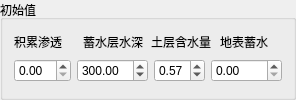
           <widget class="QGroupBox" name="groupBox">
            <property name="sizePolicy">
             <sizepolicy hsizetype="Minimum" vsizetype="Fixed">
              <horstretch>0</horstretch>
              <verstretch>0</verstretch>
             </sizepolicy>
            </property>
            <property name="title">
             <string>初始值</string>
            </property>
            <layout class="QHBoxLayout" name="horizontalLayout_14">
             <item>
              <layout class="QVBoxLayout" name="verticalLayout_3">
               <item>
                <layout class="QHBoxLayout" name="horizontalLayout">
                 <item>
                  <widget class="QLabel" name="label_5">
                   <property name="sizePolicy">
                    <sizepolicy hsizetype="Preferred" vsizetype="Fixed">
                     <horstretch>0</horstretch>
                     <verstretch>0</verstretch>
                    </sizepolicy>
                   </property>
                   <property name="text">
                    <string>积累渗透</string>
                   </property>
                  </widget>
                 </item>
                 <item>
                  <widget class="QLabel" name="label_4">
                   <property name="sizePolicy">
                    <sizepolicy hsizetype="Preferred" vsizetype="Fixed">
                     <horstretch>0</horstretch>
                     <verstretch>0</verstretch>
                    </sizepolicy>
                   </property>
                   <property name="text">
                    <string>蓄水层水深</string>
                   </property>
                  </widget>
                 </item>
                 <item>
                  <widget class="QLabel" name="label_3">
                   <property name="sizePolicy">
                    <sizepolicy hsizetype="Preferred" vsizetype="Fixed">
                     <horstretch>0</horstretch>
                     <verstretch>0</verstretch>
                    </sizepolicy>
                   </property>
                   <property name="text">
                    <string>土层含水量</string>
                   </property>
                  </widget>
                 </item>
                 <item>
                  <widget class="QLabel" name="label_2">
                   <property name="sizePolicy">
                    <sizepolicy hsizetype="Preferred" vsizetype="Fixed">
                     <horstretch>0</horstretch>
                     <verstretch>0</verstretch>
                    </sizepolicy>
                   </property>
                   <property name="text">
                    <string>地表蓄水</string>
                   </property>
                  </widget>
                 </item>
                </layout>
               </item>
               <item>
                <layout class="QHBoxLayout" name="horizontalLayout_2">
                 <item>
                  <widget class="QDoubleSpinBox" name="F_0">
                   <property name="sizePolicy">
                    <sizepolicy hsizetype="MinimumExpanding" vsizetype="Fixed">
                     <horstretch>0</horstretch>
                     <verstretch>0</verstretch>
                    </sizepolicy>
                   </property>
                  </widget>
                 </item>
                 <item>
                  <widget class="QDoubleSpinBox" name="d3_0">
                   <property name="sizePolicy">
                    <sizepolicy hsizetype="MinimumExpanding" vsizetype="Fixed">
                     <horstretch>0</horstretch>
                     <verstretch>0</verstretch>
                    </sizepolicy>
                   </property>
                   <property name="maximum">
                    <double>9999.000000000000000</double>
                   </property>
                   <property name="value">
                    <double>300.000000000000000</double>
                   </property>
                  </widget>
                 </item>
                 <item>
                  <widget class="QDoubleSpinBox" name="xita2_0">
                   <property name="sizePolicy">
                    <sizepolicy hsizetype="MinimumExpanding" vsizetype="Fixed">
                     <horstretch>0</horstretch>
                     <verstretch>0</verstretch>
                    </sizepolicy>
                   </property>
                   <property name="maximum">
                    <double>1.000000000000000</double>
                   </property>
                   <property name="value">
                    <double>0.570000000000000</double>
                   </property>
                  </widget>
                 </item>
                 <item>
                  <widget class="QDoubleSpinBox" name="d1_0">
                   <property name="sizePolicy">
                    <sizepolicy hsizetype="MinimumExpanding" vsizetype="Fixed">
                     <horstretch>0</horstretch>
                     <verstretch>0</verstretch>
                    </sizepolicy>
                   </property>
                   <property name="maximum">
                    <double>9999.000000000000000</double>
                   </property>
                  </widget>
                 </item>
                </layout>
               </item>
              </layout>
             </item>
            </layout>
           </widget>
